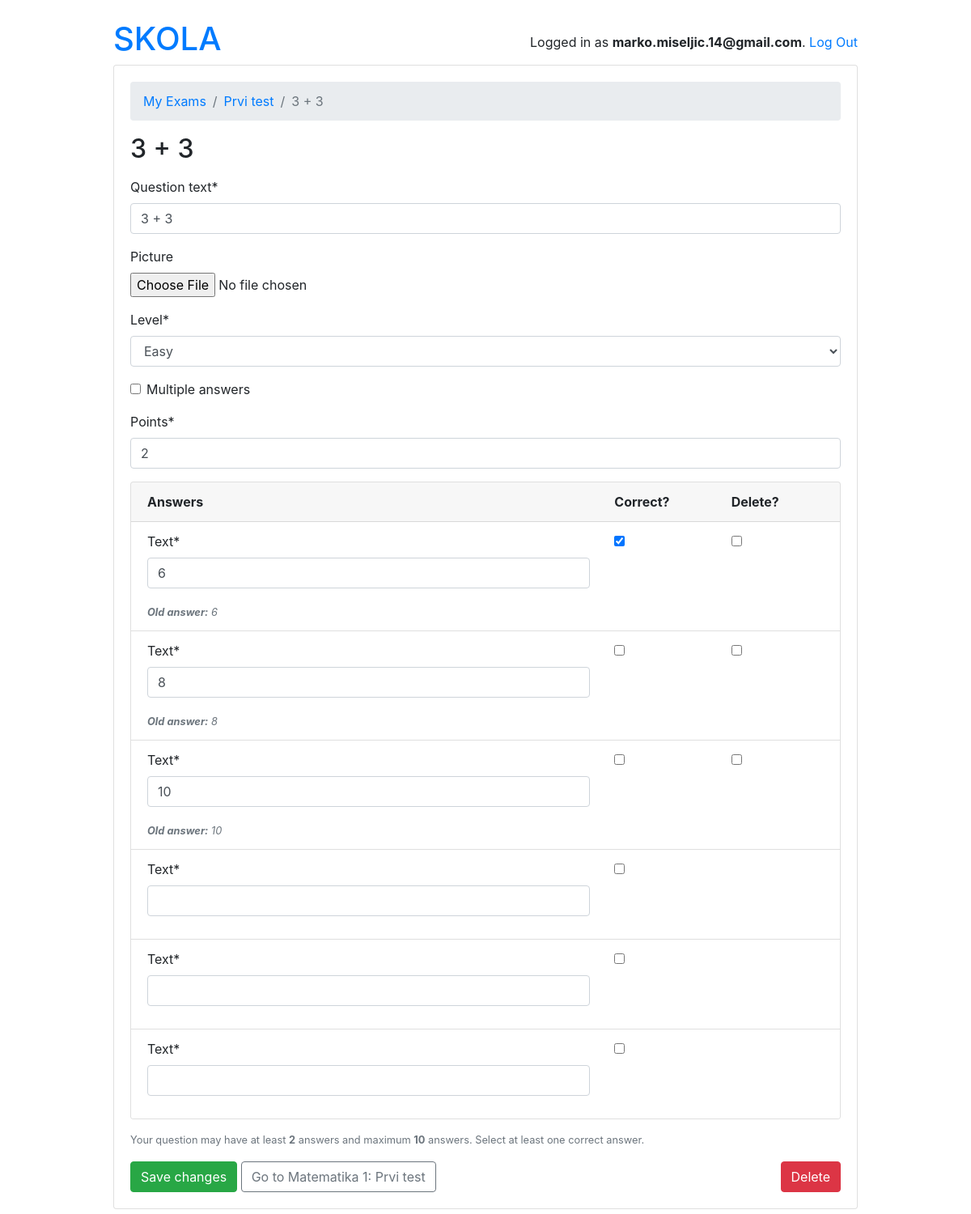
The app's page /teachers/exam/13/question/24/ (signed in) with its own data.
### account/models.py (models this page shows)
class User(AbstractUser):
    first_name = models.CharField(max_length=220)
    last_name = models.CharField(max_length=220)
    email = models.EmailField()
    is_student = models.BooleanField(default=False)
    is_teacher = models.BooleanField(default=False)

### school/models.py (models this page shows, shortened)
class Exam(models.Model):
    type = models.CharField(max_length=100)
    active = models.BooleanField(default=False)
    duration = models.IntegerField()
    nuber_of_questions = models.IntegerField()
    required_score_to_pass = models.IntegerField(help_text="required score in %")
    subject  = models.ForeignKey(Subject, on_delete=models.CASCADE)
    owner = models.ForeignKey('account.User', on_delete=models.CASCADE, related_name='exams')
    def __str__(self):
        return f"{self.subject}: {self.type}"

class Question(models.Model):
    class Difficulty(models.TextChoices):
        EASY = 'EA', _('Easy')
        NORMAL = 'NO', _('Normal')
        HARD = 'HA', _('Hard')
    question_text = models.CharField(max_length=250)
    picture = models.ImageField(null=True, blank=True)
    level = models.CharField(max_length=6, choices=Difficulty.choices)
    multiple_answers = models.BooleanField(default=False)
    exam = models.ForeignKey('Exam', on_delete=models.CASCADE, related_name='questions')
    points = models.IntegerField()

class Answer(models.Model):
    text = models.CharField(max_length=300)
    correct = models.BooleanField(default=False)
    question = models.ForeignKey(Question, on_delete=models.CASCADE, related_name='answers')

class Subject(models.Model):
    name = models.CharField(max_length=220)
    school = models.ManyToManyField(School)
    def __str__(self):
        return self.name

### account/views.py (the view)
# urls.py: path('exam/<int:exam_pk>/question/<int:question_pk>/', question_change, name='question_change'),
def question_change(request, exam_pk, question_pk):
    exam = get_object_or_404(Exam, pk=exam_pk, owner=request.user)
    question = get_object_or_404(Question, pk=question_pk, exam=exam)
    AnswerFormSet = inlineformset_factory(
        Question,  # parent model
        Answer,  # base model
        formset=BaseAnswerInlineFormSet,
        fields=('text', 'correct'),
        min_num=2,
        validate_min=True,
        max_num=10,
        validate_max=True
    )
    if request.method == 'POST':
        form = QuestionForm(request.POST, instance=question)
        formset = AnswerFormSet(request.POST, instance=question)
        print("##### POSLE POST #####")
        if form.is_valid() and formset.is_valid():
            with transaction.atomic():
                form.save()
                formset.save()
            messages.success(request, 'Question and answers saved with success!')
            return redirect('teachers:exam_change', exam.pk)
    else:
        print("######## ELSE #############")
        form = QuestionForm(instance=question)
        formset = AnswerFormSet(instance=question)
    return render(request, 'teachers/question_change_form.html', {
        'exam': exam,
        'question': question,
        'form': form,
        'formset': formset
    })

### account/forms.py
class QuestionForm(forms.ModelForm):
    class Meta:
        model = Question
        fields = ('question_text', 'picture', 'level', 'multiple_answers', 'points')

### templates/teachers/question_change_form.html (shortened to what this page needs)
{% extends 'base.html' %}
{% load crispy_forms_tags crispy_forms_filters %}
{% block content %}
  <nav aria-label="breadcrumb">
    <ol class="breadcrumb">
      <li class="breadcrumb-item"><a href="{% url 'teachers:exam_change_list' %}">My Exams</a></li>
      <li class="breadcrumb-item"><a href="{% url 'teachers:exam_change' exam.pk %}">{{ exam.type }}</a></li>
      <li class="breadcrumb-item active" aria-current="page">{{ question.question_text }}</li>
    </ol>
  </nav>
  <h2 class="mb-3">{{ question.question_text }}</h2>
  <form method="post" novalidate>
    {{ form|crispy }}
    <div class="card mb-3{% if formset.errors %} border-danger{% endif %}">
      <div class="card-header">
        <div class="row">
          <div class="col-8">
            <strong>Answers</strong>
          </div>
          <div class="col-2">
            <strong>Correct?</strong>
          </div>
          <div class="col-2">
            <strong>Delete?</strong>
          </div>
        </div>
      </div>
      <div class="list-group list-group-flush list-group-formset">
        {% for form in formset %}
          <div class="list-group-item">
            <div class="row">
              <div class="col-8">
                {{ form.text|as_crispy_field }}
                {% if form.instance.pk and form.question_text.value != form.instance.text %}<p class="mb-0 mt-1"><small class="text-muted font-italic"><strong>Old answer:</strong> {{ form.instance.text }}</small></p>{% endif %}
              </div>
              <div class="col-2">
                {{ form.correct }}
              </div>
              <div class="col-2">
                {% if form.instance.pk %}
                  {{ form.DELETE }}
                {% endif %}
              </div>
            </div>
          </div>
        {% endfor %}
      </div>
    </div>
    <p>
      <small class="form-text text-muted">Your question may have at least <strong>2</strong> answers and maximum <strong>10</strong> answers. Select at least one correct answer.</small>
    </p>
    <button type="submit" class="btn btn-success">Save changes</button>
    <a href="{% url 'teachers:exam_change' exam.pk %}" class="btn btn-outline-secondary" role="button">Go to {{exam}}</a>
    <a href="{% url 'teachers:question_delete' exam.pk question.pk %}" class="btn btn-danger float-right">Delete</a>
  </form>
{% endblock %}

### templates/base.html (shortened to what this page needs)
{% load static %}
<!doctype html>
<html lang="eng">
<head>
    <link rel="stylesheet" href="https://cdn.jsdelivr.net/npm/bootstrap@4.5.3/dist/css/bootstrap.min.css"
>
</head>
<body>
    <div class="container my-4">
        <div class="row justify-content-center">
            <div class="col-md-10 col-sm-12">
                <div class="row">
                    <div class="col-6">
                        <h1>
                            {% if user.is_authenticated and user.is_student %}
                                <a href="students:exam_list">SKOLA</a>
                            {% elif user.is_authenticated and user.is_teacher %}
                                <a href="teachers:exam_change_list">SKOLA</a>
                            {% endif %}
                        </h1>
                    </div>
                    <div class="col-6 text-right">
                        {% if user.is_authenticated %}
                        <p class="pt-3">Logged in as <strong>{{user.email}}</strong>. <a href="{% url 'logout' %}">Log Out</a></p>
                        {% else %}
                        <a href="{% url 'login' %}" class="btn btn-light" role="button">Log in</a>
                        {% endif %}
                    </div>
                </div>
                <div class="card mb-3">
                    <div class="card-body">
                        {% block content %}
                        {% endblock content %}
                    </div>
                </div>
            </div>
        </div>
    </div>
</body>
</html>

### records on screen
User: email "marko.miseljic.14@gmail.com"
Exam: type "Prvi test", subject+type "Matematika 1: Prvi test"
Question: question_text "3 + 3", level "Easy", points "2"
Answer: instance.text "6"
Answer: instance.text "8"
Answer: instance.text "10"
